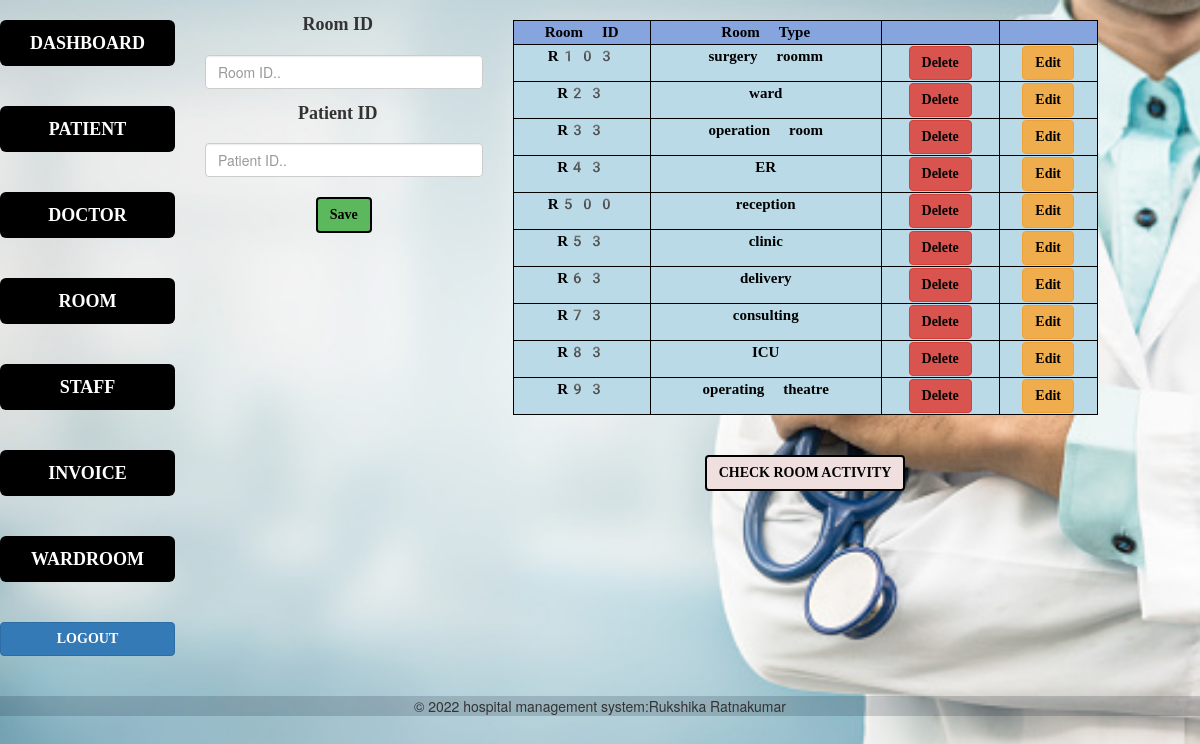
The page /rukshika/room.php on the database its author committed.
### tables this page shows
CREATE TABLE `room` (
  `room_id` varchar(50) NOT NULL,
  `room_type` varchar(50) NOT NULL
);

### rukshika/room.php (the view, shortened to what this page needs)
<?php
include('config.php');
$sql = "SELECT * FROM room";
$result = $conn->query($sql);
?>
<!DOCTYPE html>
<html lang="en">
<head>
    <link href="bootstrap-3.4.1-dist/css/bootstrap.min.css" rel="stylesheet" type="text/css">
    <link href="style.css" type="text/css" rel="stylesheet">
</head>
<body>
  <div class="row">
          <div class="col-md-2">
          <a href="dashboard.html">
            <br>
                    <button type="button" class="btn btn-secondary btn-lg btn-block" data-toggle="button" aria-pressed="false" autocomplete="off">
                       DASHBOARD
                      </button><br></a><br>
                <a href="patient.php">
                    <button type="button" class="btn btn-secondary btn-lg btn-block" data-toggle="button" aria-pressed="false" autocomplete="off">
                        PATIENT
                       </button></a><br><br>
                <a href="doctor.php">
                    <button type="button" class="btn btn-secondary btn-lg btn-block" data-toggle="button" aria-pressed="false" autocomplete="off">
                        DOCTOR
                       </button></a><br><br>
                <a href="room.php">
                    <button type="button" class="btn btn-secondary btn-lg btn-block" data-toggle="button" aria-pressed="false" autocomplete="off">
                        ROOM
                       </button></a><br><br>
                <a href="staff.php">
                    <button type="button" class="btn btn-secondary btn-lg btn-block" data-toggle="button" aria-pressed="false" autocomplete="off">
                        STAFF
                       </button></a><br><br>
                <a href="invoice.php">
                    <button type="button" class="btn btn-secondary btn-lg btn-block" data-toggle="button" aria-pressed="false" autocomplete="off">
                        INVOICE
                       </button></a><br><br>
                <a href="wardroom.php">
                    <button type="button" class="btn btn-secondary btn-lg btn-block" data-toggle="button" aria-pressed="false" autocomplete="off">
                        WARDROOM
                        </button></a><br><br>
                <a href="LoginPage.html">
                    <button type="button" class="btn btn-primary btn-block" data-toggle="button" aria-pressed="false" autocomplete="off">
                        LOGOUT
                        </button></a><br><br>
                  </div>
          <div class="col-md-4">
          <form action="saveroom.php" method="POST" name="f2" onsubmit = "return validation()">
          <label for="room ID">Room ID</label>
          <input class="form-control" type="text" name="id" placeholder="Room ID..">
          <label for="Patient ID">Patient ID</label>
          <input class="form-control" type="text"  name="p_id" placeholder="Patient ID..">
<br>
    <button type="submit" class="btn btn-success" style="color:black;border:2px solid black;">Save</button>
    </form>
</div>
<div class="col-md-6">
    <form action="updateroom.php" method="post">
    <br>
    <table id="editable_table"class="table table-bordered table-condensed table-striped">
        <thead>
            <tr>
                <th>Room ID</th>
                <th>Room Type</th>
                <th></th>
                <th></th>
            </tr>
        </thead>
        <tbody>
            <?php
            while($row=$result->fetch_assoc()){
                echo"<tr>";
                echo"<td>"; echo $row['room_id'];echo"</td>";
                echo"<td>"; echo $row['room_type'];echo"</td>";
                echo"<td>"; ?> <a href="deleteroom.php?id=<?php echo $row["room_id"]; ?>"><button type='button' class="btn btn-danger" >Delete</button></a> <?php echo "</td>";
                echo"<td>"; ?> <a href="updateroom.php?id=<?php echo $row["room_id"]; ?>"><button type='button' class="btn btn-warning" >Edit</button></a> <?php echo "</td>";
                echo "</tr>";
            }
            ?>
        </tbody>
    </table><br>
        <a href="checkroomavailability.php">
            <button type="button" class="btn btn-success " style="background-color:#efdfdf;color:black;border:2px solid black;">CHECK ROOM ACTIVITY</button></a>
</div>
</div>
</body>
<footer style="padding:0px; margin:0px;background-color: rgba(2, 17, 30, 0.166);">
    <p>&copy; 2022 hospital management system:Rukshika Ratnakumar</p>
</footer>
</html>

### rukshika/style.css (style rules this page uses)
body { background-repeat:no-repeat; background-image: url("image/image3.jpg"); background-size: cover; }
.btn { font-weight: bolder; font-family: serif; }
.btn-secondary { background-color: black; color: white; font-weight: bolder; }
.btn-lg { font-weight: bolder; }
.btn-block { font-weight: bolder; }
input[type=text], select, textarea { width: 100%; padding: 12px; border: 1px solid #ccc; border-radius: 4px; resize: vertical; }
table { margin: 0 auto black; font-size:small; }
td { background-color: #badae7; border: 2px solid black; font-weight: bolder; }
th { border:2px solid black; color: black; text-align: center; }
td { font-weight: bolder; border: 2px solid black; padding: 0px; text-align: center; color: black; font-family: 'emoji'; }
.table-bordered>tbody>tr>td, .table-bordered>tbody>tr>th, .table-bordered>tfoot>tr>td, .table-bordered>tfoot>tr>th, .table-bordered>thead>tr>td,.table-bordered>thead>tr>th { border: 1px solid black; }
.table>caption+thead>tr:first-child>td, .table>caption+thead>tr:first-child>th, .table>colgroup+thead>tr:first-child>td, .table>colgroup+thead>tr:first-child>th, .table>thead:first-child>tr:first-child>td, .table>thead:first-child>tr:first-child>th { border: 1px solid black; background-color: rgb(134, 165, 222); font-family: 'emoji'; }
.table-condensed>tbody>tr>td, .table-condensed>tbody>tr>th, .table-condensed>tfoot>tr>td, .table-condensed>tfoot>tr>th, .table-condensed>thead>tr>td, .table-condensed>thead>tr>th { padding: 1px; }
.form-control,.rounded { padding: 10px; }
label { padding: 12px 12px 12px 0; display: inline-block; }
.row:after { content: ""; display: table; clear: both; }
.btn-danger, .btn-warning { color: black; }
label { font-weight:bolder; font-size:18px; font-family:serif; }
a:link { text-decoration: none; }

### rukshika/room.php (style rules this page uses)
.col-md-4 { width:25%; }
body { text-align:center; }
td { font-size:15px; }
tr { font-size:15px; }

### rows shown on the page
room: room_id "R103", room_type "surgery roomm"
room: room_id "R23", room_type "ward"
room: room_id "R33", room_type "operation room"
room: room_id "R43", room_type "ER"
room: room_id "R500", room_type "reception"
room: room_id "R53", room_type "clinic"
room: room_id "R63", room_type "delivery"
room: room_id "R73", room_type "consulting"
room: room_id "R83", room_type "ICU"
room: room_id "R93", room_type "operating theatre"
